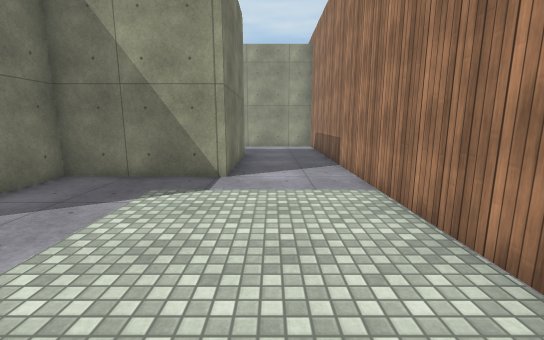
[1] (above)

24 first-person views from a walk through a Unity game level. The camera is 1.5 m above the floor, tilts 10° down and sees 90° across. The floor is counted in squares, 1 m on a side. Each view is taken from the middle of a square. On the plan, view 1 faces up. The plan holds only what a view shows up to about 14 squares ahead; the rest is blank. The place goes on beyond the plan. The player character is not drawn. Surface patterns are stand-ins for the level's own textures.

[2]
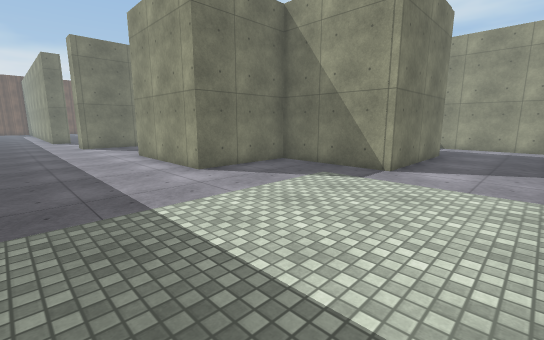

[3]
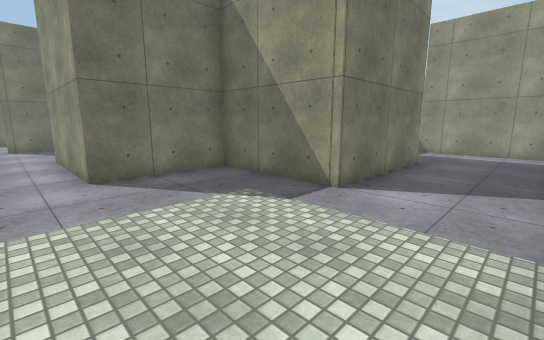

[4]
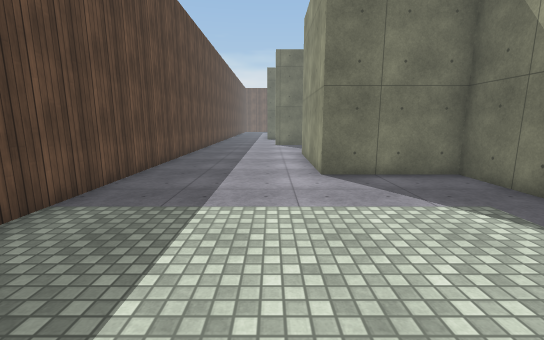

[5]
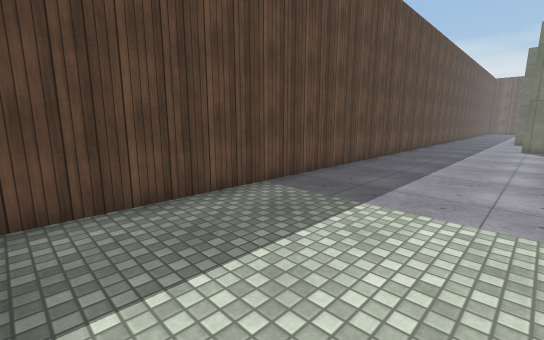

[6]
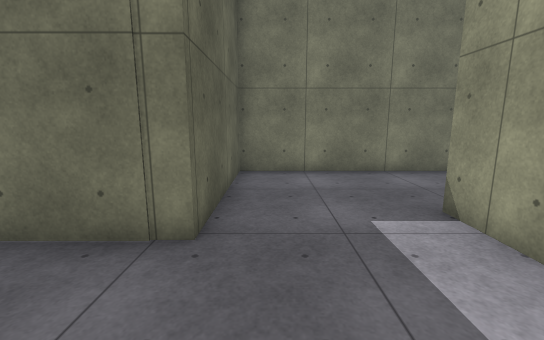

[7]
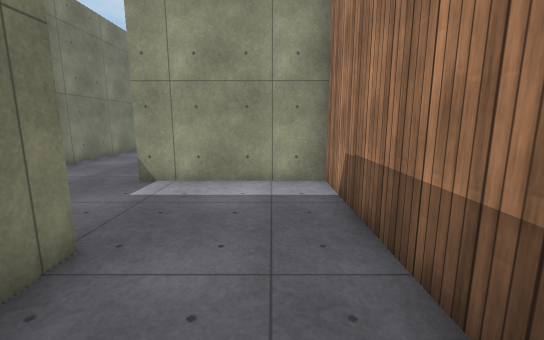

[8]
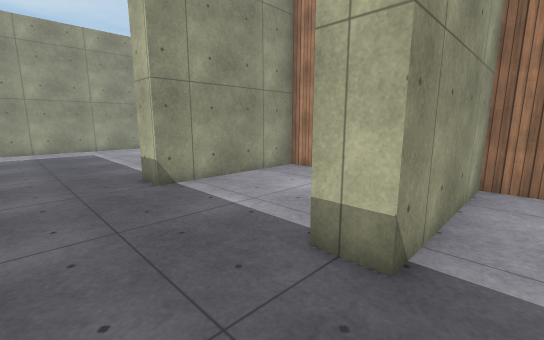

[9]
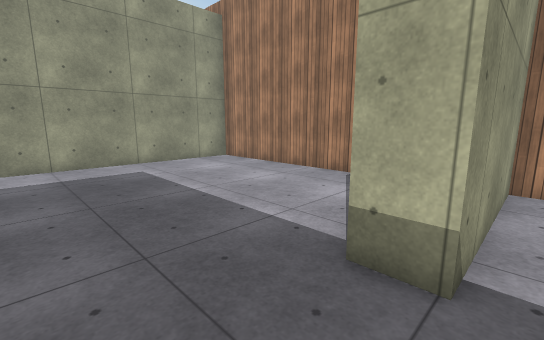

[10]
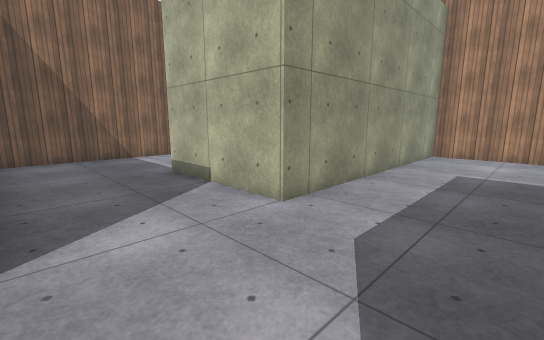

[11]
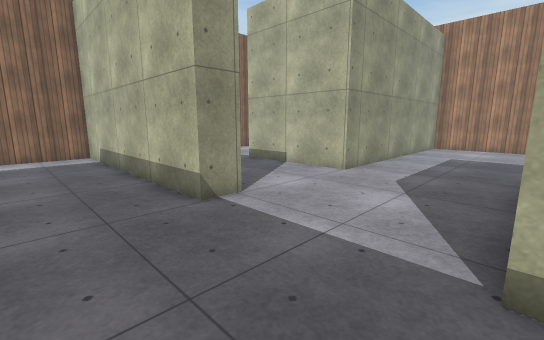

[12]
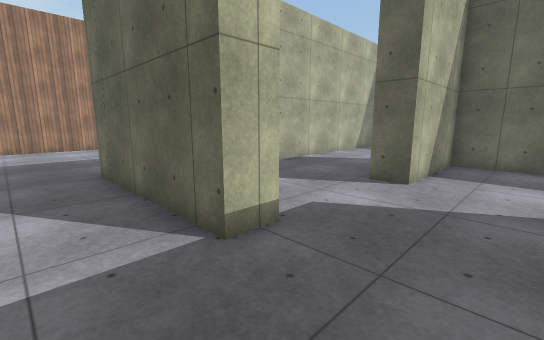

[13]
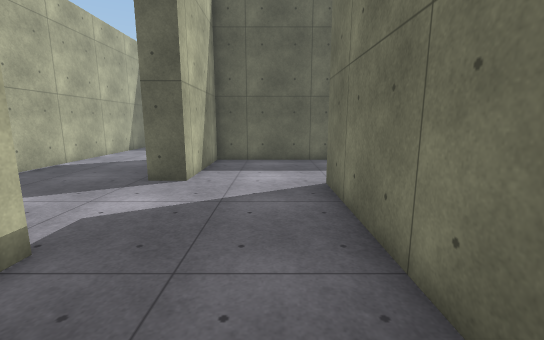

[14]
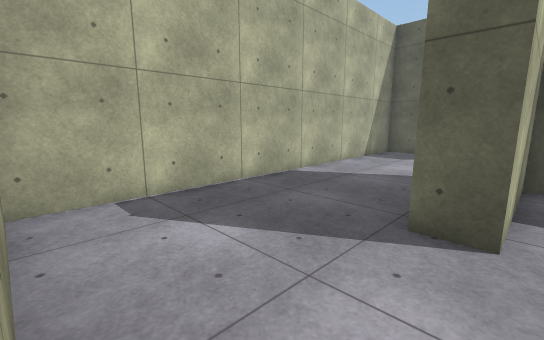

[15]
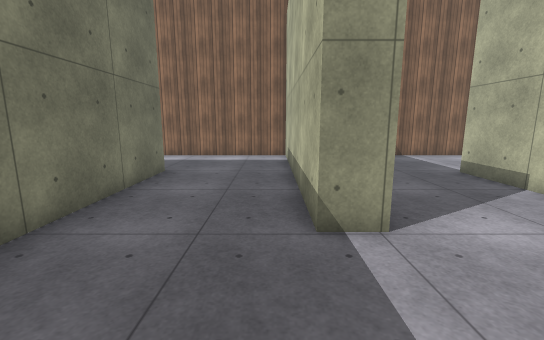

[16]
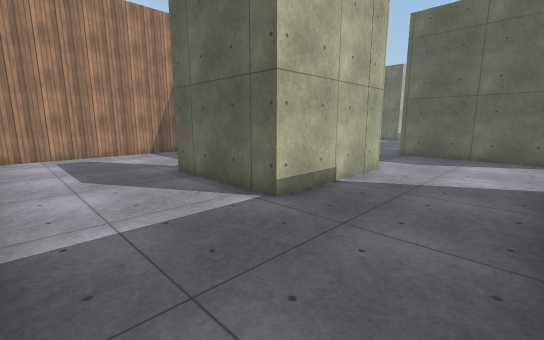

[17]
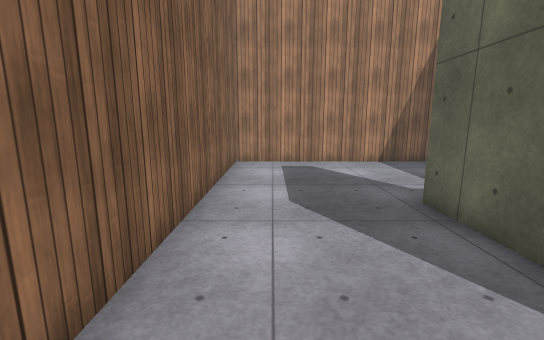

[18]
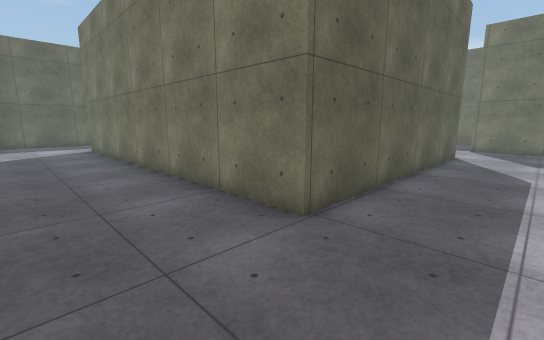

[19]
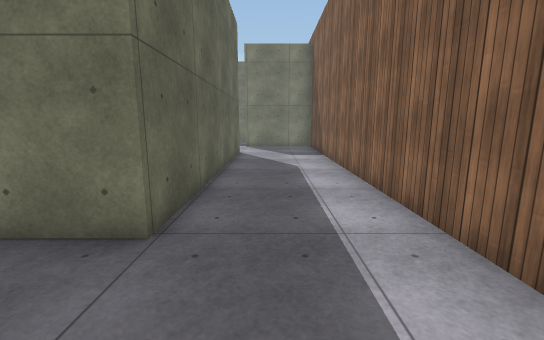

[20]
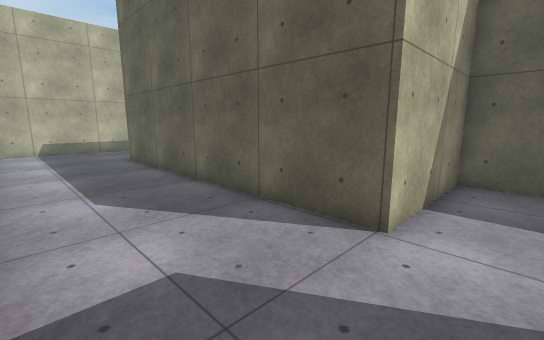

[21]
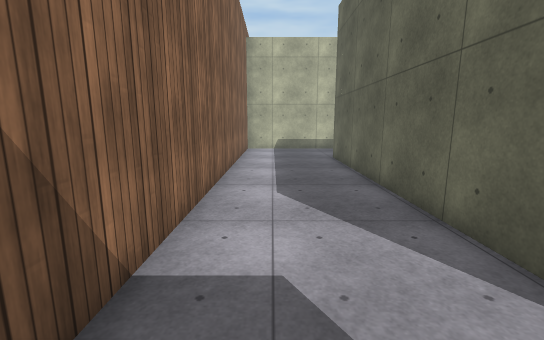

[22]
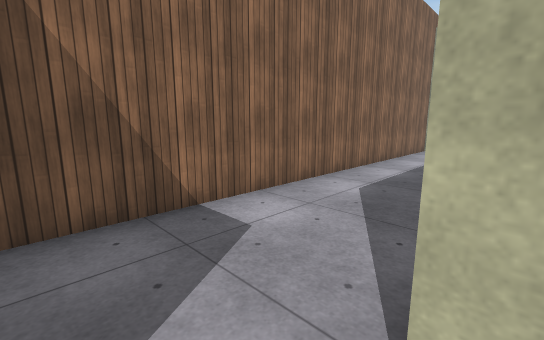

[23]
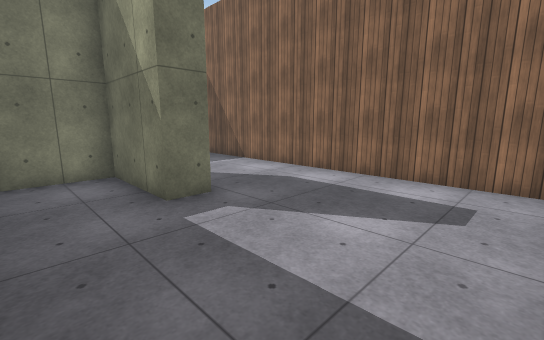

[24]
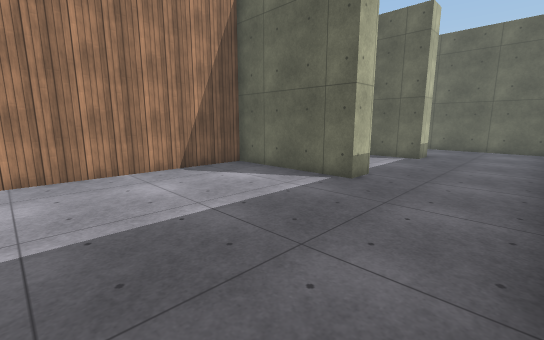

### Floor plan
Points are (right, up) in squares from view 1. A wall is a line through its corners. A room is listed if a view was taken in it or the views show most of it. See-through windows are left out.
Room 1 (views 1, 2, 3, 4, 5, 6, 7, 8)
walls: (-13.1, -2) (2.1, -2); (-16.1, 4) (-16.1, 2.2); (2.4, 2.2) (2.4, 16.9) (-2.4, 16.9); (-6.3, 16.5) (-6.3, 13) (-1.3, 13) (-1.3, 7.4) (-5.8, 7.4) (-5.8, 3.4) (-11.1, 3.4)
ways out: opening at (-4, 17) to room 2
Room 2 (views 9, 10, 11, 12, 13, 14, 15, 16, 17, 18, 19, 20, 21, 22, 23, 24)
walls: (-12.2, 27) (-12.2, 28.1) (-6.2, 28.1); (-12.8, 23.1) (-11.8, 23.1); (-6.3, 24.2) (-6.3, 16.5); (-11.4, 32.4) (-12.5, 32.4); (-12.2, 32.5) (-12.2, 41.4) (-28.1, 41.4); (-2.4, 16.9) (-2.4, 17.9) (-0.2, 17.9); (-8.8, 13) (-7.4, 13) (-7.4, 27.1); (2.4, 21.4) (2.4, 22.4) (-2.4, 22.4) (-2.4, 23.4) (2.4, 23.4) (2.4, 32.4) (-7.4, 32.4) (-7.4, 37.1) (-3, 37.1) (-3, 36.2) (-6.3, 36.2) (-6.3, 33.9); (2.4, 34) (2.4, 41.4) (-11.1, 41.4); (-28.1, 33.4) (-26.6, 33.4) (-26.6, 37.4) (-16.4, 37.4) (-16.4, 23.4)
low walls: (-7.4, 27.1) (-11.6, 27.1)
ways out: opening at (-4, 17) to room 1; opening at (-14.5, 23.5)

Where each view was taken, in squares from view 1:
view 1: 0 up, 0 right, facing up
view 2: 1 down, 2 right, facing up-left
view 3: 2 up, 2 right, facing up-left
view 4: 2 up, 2 right, facing left
view 5: 3 up, 2 right, facing down-left
view 6: 14 up, 2 right, facing left
view 7: 10 up, 1 right, facing up
view 8: 16 up, 5 left, facing up-right
view 9: 22 up, 5 left, facing up-right
view 10: 29 up, 11 left, facing up-right
view 11: 28 up, 15 left, facing up-right
view 12: 30 up, 15 left, facing down-right
view 13: 30 up, 15 left, facing down
view 14: 27 up, 13 left, facing down-right
view 15: 29 up, 13 left, facing up
view 16: 41 up, 11 left, facing down-right
view 17: 40 up, 8 left, facing right
view 18: 40 up, 13 left, facing down-left
view 19: 39 up, 13 left, facing left
view 20: 41 up, 28 left, facing down-right
view 21: 40 up, 28 left, facing right
view 22: 37 up, 28 left, facing up-right
view 23: 34 up, 2 right, facing up-left
view 24: 30 up, 6 left, facing down-right
